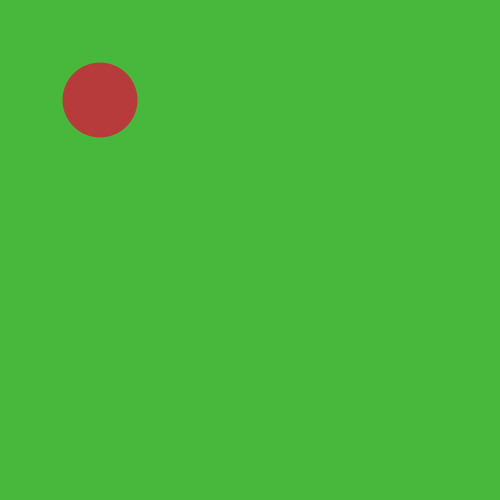
Frame 1 (no input)
Frame 60 (the mouse pressed at the canvas centre just before this capture): identical to frame 1, image omitted
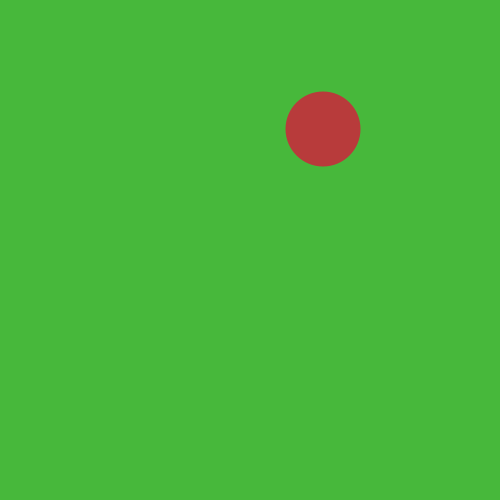
Frame 120 (the mouse held since frame 60 and released just before this capture)

The Processing sketch that drew these frames (run headless with seeded random() and noise(); from frame 60 on, the mouse is pressed at the canvas centre):

// Processing sketch: slippery_dot
// ── slippery_dot.pde
/*** When you are done, this program will draw an ellipse 
     that jumps to new location each time you click on it.
***/
 
 // 1. Create three integer variables to represent the x, y, and the size of the ellipse
        int x = 100;
        int y = 100;
        int w = 75;
        int l = 75;
        
        
    void setup() {
      // 2. Set the size of your sketch
    size(500, 500);
    }
    
    void draw() {
    
      // 3. Set the background color of your sketch
      background(#47b83b);
      // 4. Draw an ellipse using the variables created at the top of the sketch for the location and size of your ellipse.
      noStroke();
      fill(#b83b3b);
      ellipse(x, y, w, l);
      //    Make sure it fits in the window. Change the variables if it does not.
    
    
    }
    
    /******** This method gets called automatically when you press the mouse ************/
    void mousePressed() {
      //5. Create an integer variable called distance
      int distance = getDistanceFromMouse(x, y);
      //6. The getDistanceFromMouse() method below returns a number.
      
      //   Set the value of your distance variable to the value returned by the getDistance method
      //   You will need to pass the x and y location of your ellipse to this method.
        
          
      //7.  Use an if statement to check if your distance variable is < the radius of the ellipse
      //    If it is, make a new x AND y for the ellipse, for a new random location on the window
      //    Hint: Use code like this      x = (int) random(width);
       x = (int) random(width);
       y = (int) random(width);
      
    }
    
    /********  This method gives you the number of pixels between the mouse and the x,y point ***********/
    int getDistanceFromMouse(int x, int y) {
      return (int)Math.sqrt(Math.pow((mouseX-x),2) + Math.pow((mouseY-y),2));
    }
